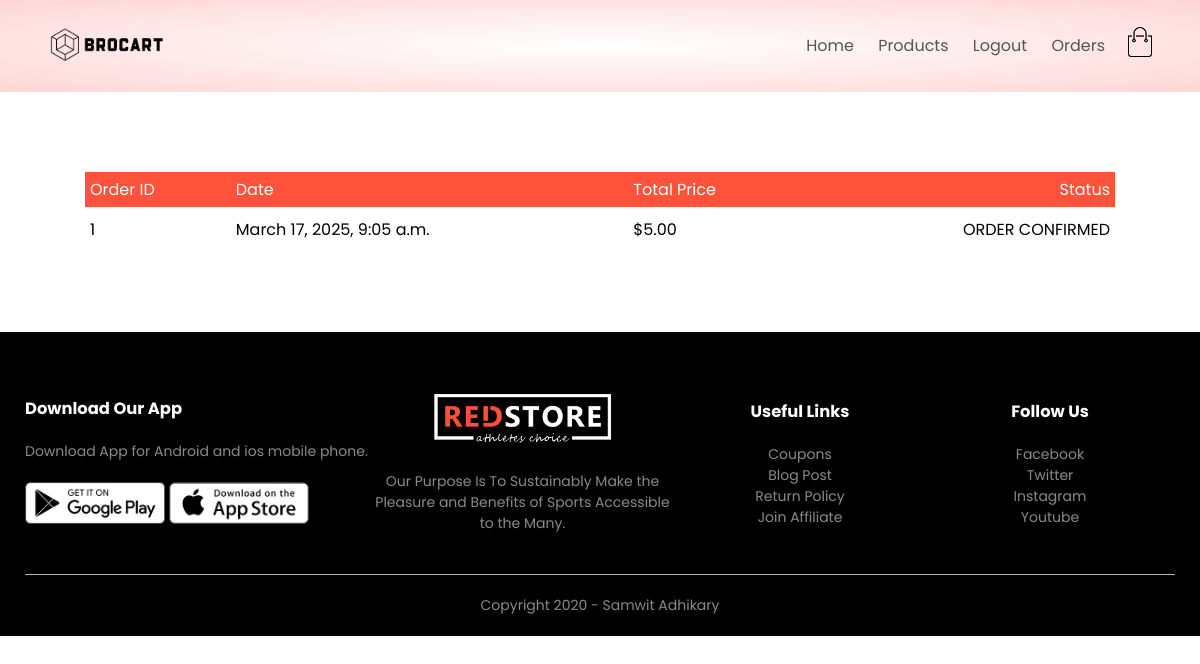
Before: /orders/orders/ (signed in) with the older database file.
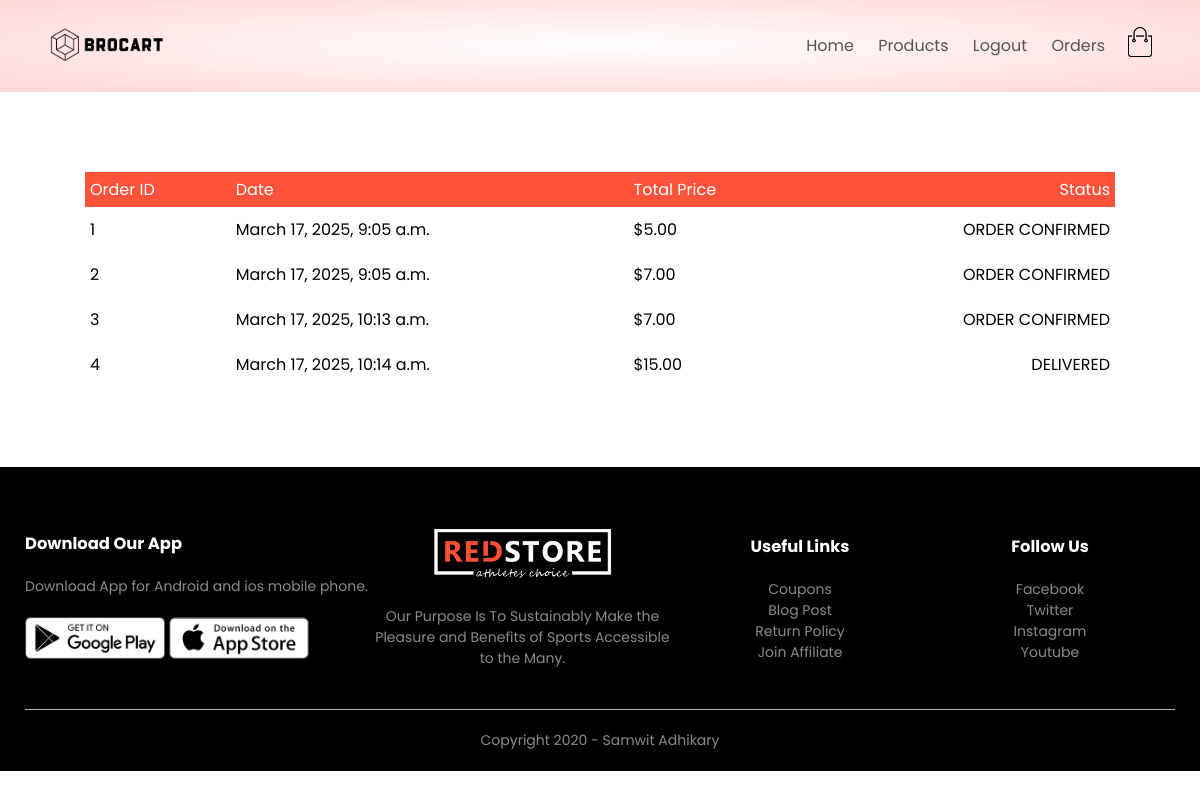
After: the same page with the newer database file.
### orders/models.py (models this page shows, shortened)
class Order(models.Model):
    LIVE = 1
    DELETE = 0
    DELETE_CHOICES = (
        (LIVE, 'LIVE'),
        (DELETE, 'DELETE'),
    )
    CART_STAGE = 0
    ORDER_CONFIRMED = 1
    ORDER_PROCESSED = 2
    ORDER_DELIVERED = 3
    ORDER_REJECTED = 4
    status_choices = (
        (ORDER_PROCESSED, 'ORDER_PROCESSED'),
        (ORDER_DELIVERED, 'ORDER_DELIVERED'),
        (ORDER_REJECTED, 'ORDER_REJECTED'),
    )
    owner = models.ForeignKey(Customer, related_name='orders', on_delete=models.SET_NULL, null = True)
    total_amount = models.DecimalField(max_digits=10, decimal_places=2, default=0.00)
    order_status = models.IntegerField(choices=status_choices, default=CART_STAGE)
    delete_status = models.IntegerField(choices=DELETE_CHOICES, default=LIVE)
    created_at = models.DateTimeField(auto_now_add=True)
    updated_at = models.DateTimeField(auto_now=True)

### orders/views.py (the view)
# urls.py: path('orders/', views.show_orders, name='orders'),
@login_required(login_url='account')
def show_orders(request):
    user = request.user
    customer = user.customer_profile
    all_orders = Order.objects.filter(owner = customer).exclude(order_status = Order.CART_STAGE)
    context = {
        'orders': all_orders
    }
    return render(request, 'pages/orders.html', context)

### orders/templatetags/getstatus.py (called while the page is built)
@register.simple_tag(name = 'getstatus')
def getstatus(status):
    status = status - 1
    status_array = ['ORDER CONFIRMED', 'ORDER PROCESSED', 'DELIVERED', 'ORDER REJECTED']
    return status_array[status]

### templates/pages/orders.html
{% extends 'blank_layout.html' %}
{% block content %}
        {% if messages %}
                <div class="message">
                        {% for message in messages %}
                                <li class="{{ message.tags }}">{{ message }}</li>
                        {% endfor %}
                </div>
        {% else %}
                {% include 'sections/orders/orders_content.html' %}
        {% endif %}
{% endblock content %}

### templates/blank_layout.html (shortened to what this page needs)
{% load static %}
<!DOCTYPE html>
<html lang="en">
<head>
    <link rel="stylesheet" href="{% static 'css/style.css' %}">
    <link rel="stylesheet" href="https://stackpath.bootstrapcdn.com/font-awesome/4.7.0/css/font-awesome.min.css">
</head>
<body>
    <div class="header">
        <div class="container">
            {% include 'sections/home/navbar.html' %}
        </div>
    </div>
    {% block content %}
    {% endblock content %}
    <div class="footer">
        <div class="container">
            <div class="row">
                <div class="footer-col-1">
                    <h3>Download Our App</h3>
                    <p>Download App for Android and ios mobile phone.</p>
                    <div class="app-logo">
                        <img src={% static 'images/play-store.png' %}>
                        <img src={% static 'images/app-store.png' %}>
                    </div>
                </div>
                <div class="footer-col-2">
                    <img src={% static 'images/logo-white.png' %}>
                    <p>Our Purpose Is To Sustainably Make the Pleasure and Benefits of Sports Accessible to the Many.
                    </p>
                </div>
                <div class="footer-col-3">
                    <h3>Useful Links</h3>
                    <ul>
                        <li>Coupons</li>
                        <li>Blog Post</li>
                        <li>Return Policy</li>
                        <li>Join Affiliate</li>
                    </ul>
                </div>
                <div class="footer-col-4">
                    <h3>Follow Us</h3>
                    <ul>
                        <li>Facebook</li>
                        <li>Twitter</li>
                        <li>Instagram</li>
                        <li>Youtube</li>
                    </ul>
                </div>
            </div>
            <hr>
            <p class="copyright">Copyright 2020 - Samwit Adhikary</p>
        </div>
    </div>
</body>
</html>

### templates/sections/home/navbar.html (shortened to what this page needs)
{% load static %}
<div class="navbar">
    <div class="logo">
        <a href="{% url 'home' %}"><img src="{% static 'images/logo.png' %}" alt="logo" width="125px"></a>
    </div>
    <nav>
        <ul id="MenuItems">
            <li><a href="{% url 'home' %}">Home</a></li>
            <li><a href="{% url 'products_list' %}">Products</a></li>
            {% if user.is_authenticated %}
                <li><a href="{% url 'logout' %}">Logout</a></li>
                <li><a href="{% url 'orders' %}">Orders</a></li>
            {% else %}
                <li><a href="{% url 'account' %}">Account</a></li>
            {% endif %}
        </ul>
    </nav>
    {% if user.is_authenticated %}
    <a href="{% url 'cart' %}"><img src="{% static 'images/cart.png' %}" width="30px" height="30px"></a>
    {% endif %}
</div>

### templates/sections/orders/orders_content.html
{% load getstatus %}
<div class="small-container cart-page">
    {% if orders %}
        <table>
            <tbody><tr>
                <th>Order ID</th>
                <th>Date</th>
                <th>Total Price</th>
                <th>Status</th>
            </tr>
            {% for order in orders %}
            <tr>
                <td>{{ order.id }}</td>
                <td>{{ order.created_at }}</td>
                <td>${{ order.total_amount }}</td>
                <td>{% getstatus order.order_status %}</td>
            </tr>
            {% endfor %}
        </tbody></table>
    {% else %}
        <h1>You have no orders</h1>
    {% endif %}
</div>

### static/css/style.css (style rules this page uses)
* { margin: 0; padding: 0; box-sizing: border-box; }
body { font-family: 'Poppins', sans-serif; }
.navbar { display: flex; align-items: center; padding: 20px; }
nav { flex: 1; text-align: right; }
nav ul { display: inline-block; list-style-type: none; }
nav ul li { display: inline-block; margin-right: 20px; }
a { text-decoration: none; color: #555; }
p { color: #555; }
.container { max-width: 1300px; margin: auto; padding-left: 25px; padding-right: 25px; }
.row { display: flex; align-items: center; flex-wrap: wrap; justify-content: space-around; }
.header { background: radial-gradient(#fff,#ffd6d6); }
.small-container { max-width: 1080px; margin: auto; padding-left: 25px; padding-right: 25px; }
.footer { background: black; color: #8a8a8a; font-size: 14px; padding: 60px 0 20px; }
.footer p { color: #8a8a8a; }
.footer h3 { color: #fff; margin-bottom: 20px; }
.footer-col-1, .footer-col-2, .footer-col-3, .footer-col-4 { min-width: 250px; margin-bottom: 20px; }
.footer-col-1 { flex-basis: 30%; }
.footer-col-2 { flex: 1; text-align: center; }
.footer-col-2 img { width: 180px; margin-bottom: 20px; }
.footer-col-3, .footer-col-4 { flex-basis: 12%; text-align: center; }
ul { list-style-type: none; }
.app-logo { margin-top: 20px; }
.app-logo img { width: 140px; }
.footer hr { border: none; background: #b5b5b5; height: 1px; margin: 20px 0; }
.copyright { text-align: center; }
.cart-page { margin: 80px auto; }
table { width: 100%; border-collapse: collapse; }
th { text-align: left; padding: 5px; color: #fff; background: #ff523b; font-weight: normal; }
td { padding: 10px 5px; }
td:last-child { text-align: right; }
th:last-child { text-align: right; }

Changed rows visible on the page:
now on this page (row edited): Order: id "2", created_at "March 17, 2025, 9:05 a.m.", total_amount "7.00", order_status "ORDER CONFIRMED"
added Order: id "3", created_at "March 17, 2025, 10:13 a.m.", total_amount "7.00", order_status "ORDER CONFIRMED"
added Order: id "4", created_at "March 17, 2025, 10:14 a.m.", total_amount "15.00", order_status "DELIVERED"
